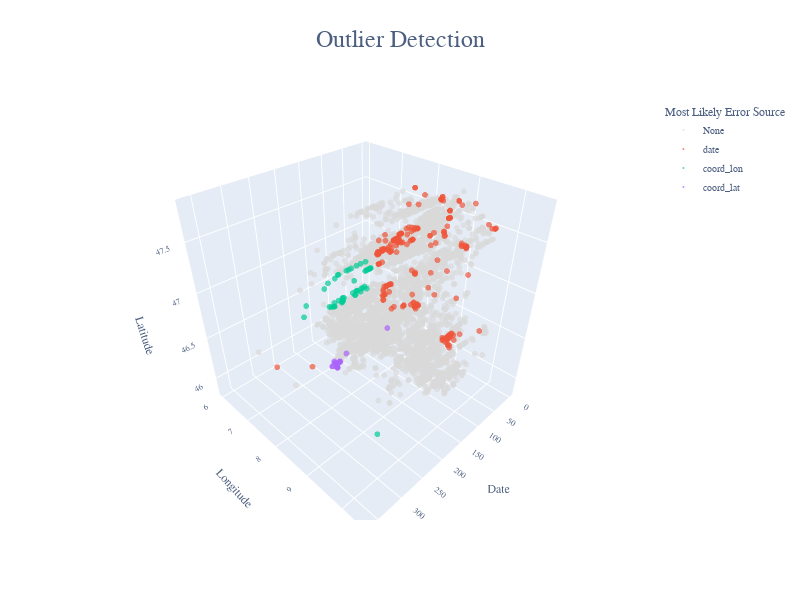

Notebook source saved alongside this figure:
### Code cell
fig = px.scatter_3d(bergpieper_result, x='date', y='coord_lon', z='coord_lat', color='most_likely_error_source',
                    opacity=0.7, width=800, height=600,
                    labels={'date': 'Date', 'coord_lon': 'Longitude', 'coord_lat': 'Latitude'},
                    title='Outlier Detection',
                    color_discrete_map={'None': '#d9d9d9'})

fig.update_traces(marker={'size': 2})   
fig.update_layout(font=dict(family="Aleo", size=10, color="#4d5f81"),
                  title=dict(x=0.5, y=0.95, font=dict(size=24), text="Outlier Detection", xanchor='center'),
                  legend_title_text='Most Likely Error Source')

fig.show()

### Figure 1 — Plotly figure (JSON) as saved in the notebook; plotly's stock layout.template omitted (floating-point values rounded to 4 significant figures; data arrays with more than 128 entries replaced by an {"elided": "..."} marker saying what was removed)
{"data": [{"hovertemplate": "most_likely_error_source=None<br>Date=%{x}<br>Longitude=%{y}<br>Latitude=%{z}<extra></extra>", "legendgroup": "None", "marker": {"color": "#d9d9d9", "opacity": 0.7, "size": 2, "symbol": "circle"}, "mode": "markers", "name": "None", "scene": "scene", "showlegend": true, "type": "scatter3d", "x": {"elided": "6065 int values"}, "y": {"elided": "6065 float values"}, "z": {"elided": "6065 float values"}}, {"hovertemplate": "most_likely_error_source=date<br>Date=%{x}<br>Longitude=%{y}<br>Latitude=%{z}<extra></extra>", "legendgroup": "date", "marker": {"color": "#EF553B", "opacity": 0.7, "size": 2, "symbol": "circle"}, "mode": "markers", "name": "date", "scene": "scene", "showlegend": true, "type": "scatter3d", "x": {"elided": "296 int values"}, "y": {"elided": "296 float values"}, "z": {"elided": "296 float values"}}, {"hovertemplate": "most_likely_error_source=coord_lon<br>Date=%{x}<br>Longitude=%{y}<br>Latitude=%{z}<extra></extra>", "legendgroup": "coord_lon", "marker": {"color": "#00cc96", "opacity": 0.7, "size": 2, "symbol": "circle"}, "mode": "markers", "name": "coord_lon", "scene": "scene", "showlegend": true, "type": "scatter3d", "x": [83, 42, 95, 68, 72, 29, 32, 17, 20, 12, 28, 79, 29, 110, 183, 73, 109, 111, 50, 52, 88, 89, 111, 103, 184, 47, 89, 19, 69, 35, 36, 47, 50, 37, 38, 41, 43, 34, 98, 35, 96, 62, 75, 47, 62, 113, 126, 128, 335], "y": [6.029, 6.029, 6.029, 6.031, 6.029, 6.029, 6.028, 6.027, 6.2, 6.027, 6.027, 6.148, 6.167, 6.05, 6.152, 6.058, 6.238, 6.237, 6.238, 6.24, 6.234, 6.24, 6.24, 6.02, 6.289, 6.566, 6.254, 6.262, 6.439, 6.587, 6.587, 6.587, 6.587, 6.587, 6.587, 6.587, 6.587, 6.587, 6.242, 6.244, 6.244, 6.245, 6.244, 6.248, 6.157, 6.343, 6.123, 6.299, 10.38], "z": [46.2, 46.2, 46.2, 46.19, 46.2, 46.2, 46.19, 46.19, 46.26, 46.19, 46.19, 46.21, 46.21, 46.19, 46.27, 46.21, 46.23, 46.23, 46.23, 46.23, 46.24, 46.23, 46.23, 46.16, 46.45, 46.72, 46.26, 46.25, 46.51, 46.62, 46.62, 46.62, 46.62, 46.62, 46.62, 46.62, 46.62, 46.62, 46.61, 46.61, 46.61, 46.61, 46.61, 46.61, 46.58, 46.62, 46.48, 46.59, 46.63]}, {"hovertemplate": "most_likely_error_source=coord_lat<br>Date=%{x}<br>Longitude=%{y}<br>Latitude=%{z}<extra></extra>", "legendgroup": "coord_lat", "marker": {"color": "#ab63fa", "opacity": 0.7, "size": 2, "symbol": "circle"}, "mode": "markers", "name": "coord_lat", "scene": "scene", "showlegend": true, "type": "scatter3d", "x": [178, 27, 190, 178, 145, 190, 168, 168, 168, 190, 190, 190, 190, 168, 186, 190, 190, 187, 190, 190, 190], "y": [7.121, 7.121, 7.35, 7.129, 7.112, 7.349, 7.187, 7.188, 7.175, 7.388, 7.391, 7.393, 7.401, 7.175, 7.175, 7.393, 7.403, 7.166, 7.406, 7.407, 7.406], "z": [45.9, 45.9, 45.97, 45.89, 45.9, 45.98, 45.88, 45.88, 45.88, 45.93, 45.93, 45.93, 45.93, 45.87, 45.87, 45.93, 45.93, 45.87, 45.94, 45.94, 45.94]}], "layout": {"font": {"color": "#4d5f81", "family": "Aleo", "size": 10}, "height": 600, "legend": {"title": {"text": "Most Likely Error Source"}, "tracegroupgap": 0}, "scene": {"domain": {"x": [0, 1], "y": [0, 1]}, "xaxis": {"title": {"text": "Date"}}, "yaxis": {"title": {"text": "Longitude"}}, "zaxis": {"title": {"text": "Latitude"}}}, "title": {"font": {"size": 24}, "text": "Outlier Detection", "x": 0.5, "xanchor": "center", "y": 0.95}, "width": 800}}
